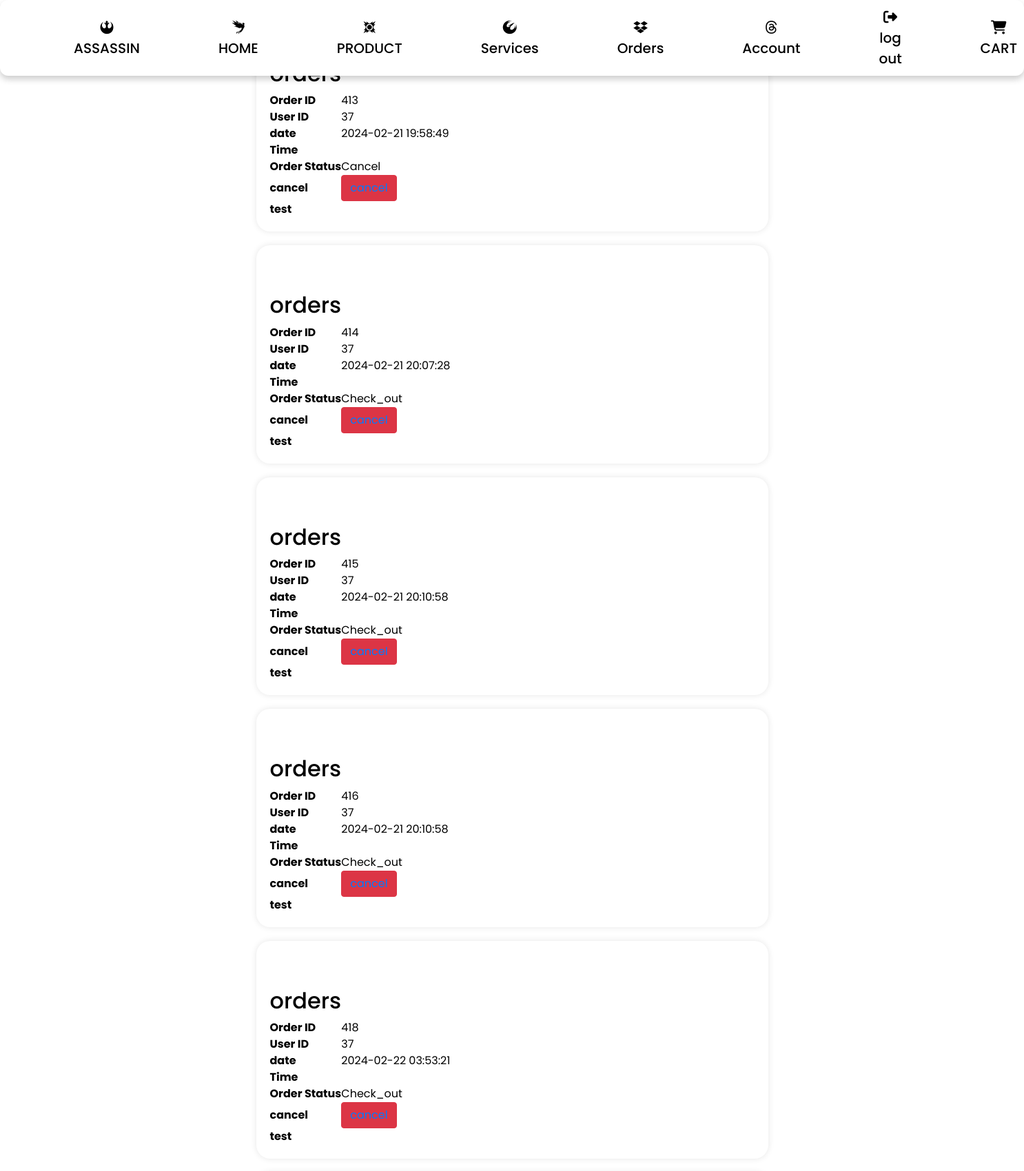
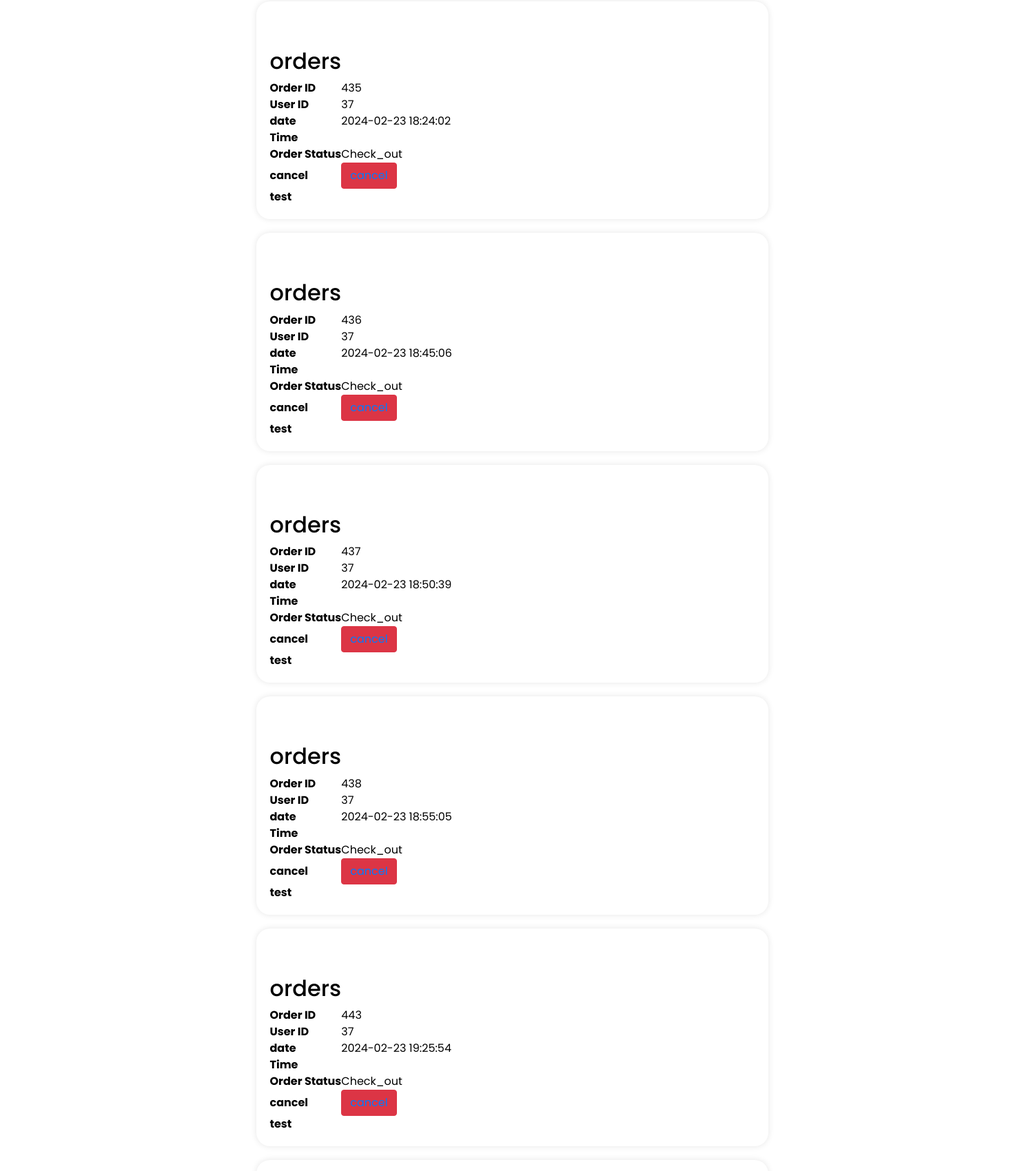
The page /Public/img/orders.php (signed in, upper part) on the database its author committed (2 pictures, top to bottom).
### tables this page shows
CREATE TABLE `orders` (
  `id` int(11) NOT NULL,
  `user_id` int(11) NOT NULL,
  `item_id` int(11) NOT NULL,
  `status` enum('Check_out','Confirmed','Cancel') NOT NULL,
  `order_id` int(11) DEFAULT NULL,
  `payment_id` varchar(255) DEFAULT NULL,
  `user_name` varchar(300) DEFAULT NULL,
  `date` timestamp NULL DEFAULT current_timestamp(),
  `time` time DEFAULT NULL,
  `total_price` int(11) NOT NULL,
  `orders_item_name` varchar(400) DEFAULT NULL,
  `mobile` int(15) DEFAULT NULL,
  `address` varchar(800) DEFAULT NULL,
  `email` varchar(300) DEFAULT NULL
);

### Public/img/orders.php (the view, shortened to what this page needs)
<?php
require 'nav-bar.php';
?>
<!DOCTYPE html>
<html lang="en">
<head>
    <link rel="stylesheet" href="https://stackpath.bootstrapcdn.com/bootstrap/4.3.1/css/bootstrap.min.css">
</head>
<body>
    <?php
    $servername = "localhost";
    $username = "root";
    $password = "";
    $dbname = "root";
    $conn = new mysqli($servername, $username, $password, $dbname);
    $user_id = $_SESSION['id'];
    $new = $user_id;
    $sql = "SELECT id, user_id, item_id, date, time, status FROM orders WHERE user_id = $new";
    $result = $conn->query($sql);
    if ($result->num_rows > 0) {
        while ($row = $result->fetch_assoc()) {
            echo "<div id='new'>
                <br>
                <br>
                <h2>orders</h2>
                <table class='new'>
                    <tr>
                        <th>Order ID</th>
                        <td>" . $row["id"] . "</td>
                    </tr>
                    <tr>
                        <th>User ID</th>
                        <td>" . $row["user_id"] . "</td>
                    </tr>
                    <tr>
                        <th>date</th>
                        <td>" . $row["date"] . "</td>
                    </tr>
                    <tr>
                        <th>Time</th>
                        <td>" . $row["time"] . "</td>
                    </tr>
                    <tr>
                        <th>Order Status</th>
                        <td>" . $row["status"] . "</td>
                    </tr>
                    <tr>
                        <th>cancel</th>
                        <td> <button type='button' class='btn btn-danger'><a href='cancel_order.php?id=" . $row['id'] . "'>cancel</a></button> </td>
                    </tr>
                    <tr>
                        <th>test</th>
                        <td>
                        </td>
                    </tr>
                </table>
              </div>";
        }
    } else {
        echo "0 results";
    }
    ?>
</body>
</html>

### Components/navbar/navbar-plugin.css (style rules this page uses)
* { margin: 0; padding: 0; box-sizing: border-box; font-family: "Poppins", sans-serif; }

### Public/img/orders.php (style rules this page uses)
#new { font-family: Arial, Helvetica, sans-serif; color: black; width: 50%; border-radius: 20px; margin: 20px auto; padding: 20px; box-shadow: 0 0 10px rgba(0, 0, 0, 0.1); }

### rows shown on the page
orders: id "413", user "37", date "2024-02-21 19:58:49", status "Cancel"
orders: id "414", user "37", date "2024-02-21 20:07:28", status "Check_out"
orders: id "415", user "37", date "2024-02-21 20:10:58", status "Check_out"
orders: id "416", user "37", date "2024-02-21 20:10:58", status "Check_out"
orders: id "418", user "37", date "2024-02-22 03:53:21", status "Check_out"
orders: id "435", user "37", date "2024-02-23 18:24:02", status "Check_out"
orders: id "436", user "37", date "2024-02-23 18:45:06", status "Check_out"
orders: id "437", user "37", date "2024-02-23 18:50:39", status "Check_out"
orders: id "438", user "37", date "2024-02-23 18:55:05", status "Check_out"
orders: id "443", user "37", date "2024-02-23 19:25:54", status "Check_out"
